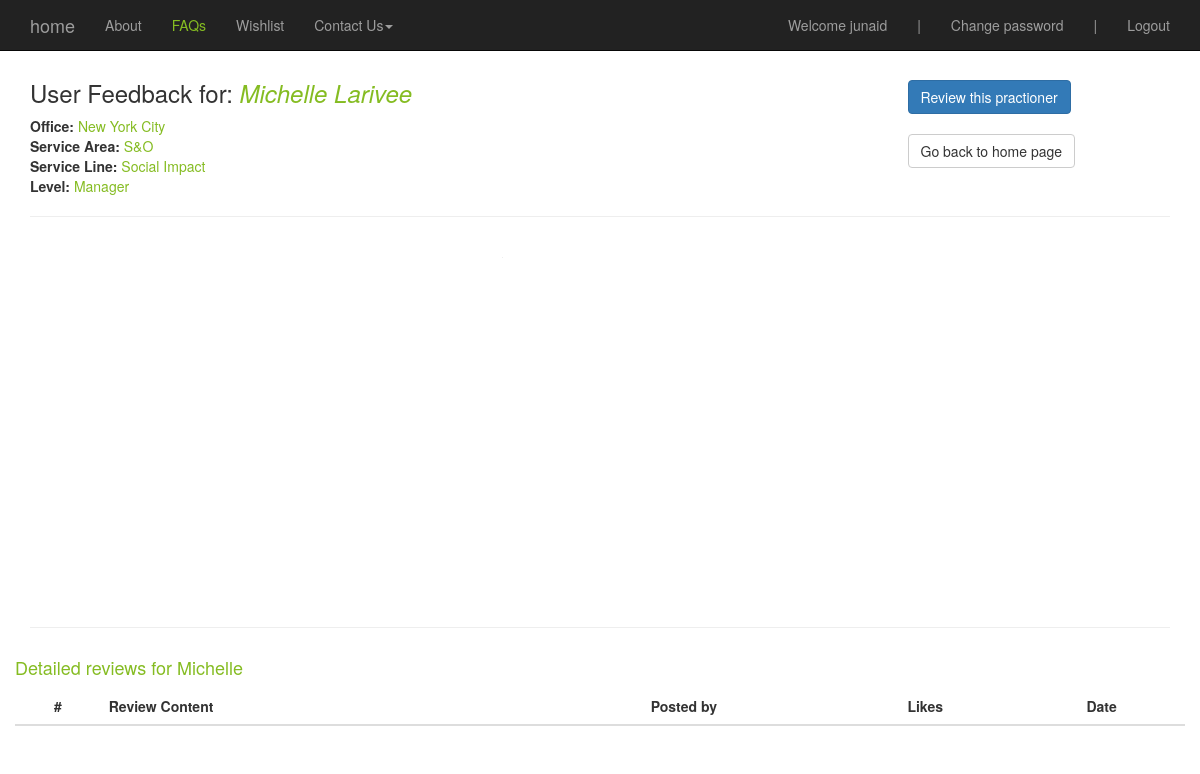
Before: /employees/362/ (signed in) with the older database file.
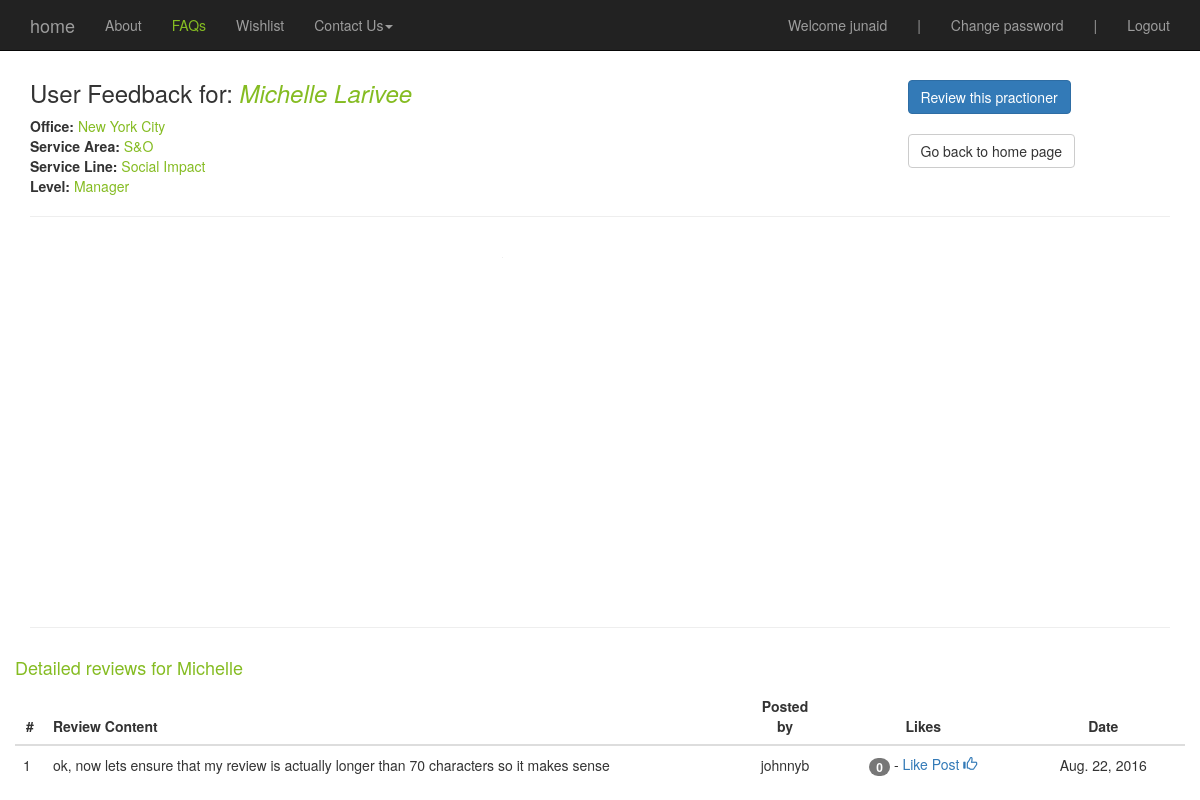
After: the same page with the newer database file.
### reviews/models.py (models this page shows, shortened)
class Review(models.Model):
	user = models.ForeignKey(settings.AUTH_USER_MODEL)
	employee = models.ForeignKey("Employee") #in quotes because model defined later
	length_working = models.PositiveIntegerField(verbose_name="how long have you worked with this person? (months)?")
	ques1 = models.PositiveIntegerField(verbose_name="How nice is this person in their professional interactions (1-5)? (5 = most)?", validators=[MinValueValidator(1), MaxValueValidator(5)])
	ques2 = models.PositiveIntegerField(verbose_name="How competent is this person in their domain of expertise (1-5)? (5 = most)", validators=[MinValueValidator(1), MaxValueValidator(5)])
	ques3 = models.PositiveIntegerField(verbose_name="How much did you learn from this person while working with them (1-5)? (5 = most)", validators=[MinValueValidator(1), MaxValueValidator(5)])
	timestamp = models.DateTimeField(auto_now=False, auto_now_add=True)
	WORK_AGAIN_CHOICES = (
	    ('Y', 'Yes'),
	    ('N', 'No'),
	)
	work_again =  models.CharField(verbose_name="would you work with this person again if you had the choice?",
									max_length=1, choices=WORK_AGAIN_CHOICES, null=False)
	content = models.TextField(verbose_name="Please provide some comments on what it was like to work with this person",
									max_length=1500, validators=[ MinLengthValidator(60, message="Please enter a more impactful review")])
	def __unicode__(self):
		return self.content
	class Meta:
		unique_together = (("user", "employee"),)  #really important - prevents dups

### reviews/views.py (the view)
# urls.py: url(r'^employees/(?P<pk>\d+)/$', emp.employee_detail, name='emp_details'),
@login_required
def employee_detail(request, pk=None):
	instance = get_object_or_404(Employee, pk=pk)
	rev_list = instance.review_set.all() #.order_by("-count('upvotes')")
	rev_list = rev_list.annotate(num_votes=Count('votereview')).order_by('-num_votes')
	rev_count = instance.review_set.count()
	ques1_overall_avg = Review.objects.aggregate(Avg('ques1'))
	ques1_overall_avg = ques1_overall_avg['ques1__avg']
	ques2_overall_avg = Review.objects.aggregate(Avg('ques2'))
	ques2_overall_avg = ques2_overall_avg['ques2__avg']
	ques3_overall_avg = Review.objects.aggregate(Avg('ques3'))
	ques3_overall_avg = ques3_overall_avg['ques3__avg']
	ques1_employee_avg = rev_list.aggregate(Avg('ques1'))
	ques1_employee_avg = ques1_employee_avg['ques1__avg']
	ques2_employee_avg = rev_list.aggregate(Avg('ques2'))
	ques2_employee_avg = ques2_employee_avg['ques2__avg']
	ques3_employee_avg = rev_list.aggregate(Avg('ques3'))
	ques3_employee_avg = ques3_employee_avg['ques3__avg']
	work_again_yes = rev_list.filter(work_again__iexact="Y").aggregate(Count('work_again'))
	work_again_yes =work_again_yes['work_again__count']
	work_again_no = rev_list.filter(work_again__iexact="N").aggregate(Count('work_again'))
	work_again_no =work_again_no['work_again__count']
	context = {
		"review_list": rev_list,
		"rev_count": rev_count,
		"instance": instance,
		"ques1_overall_avg": ques1_overall_avg,
		"ques2_overall_avg": ques2_overall_avg,
		"ques3_overall_avg": ques3_overall_avg,
		"ques1_employee_avg": ques1_employee_avg,
		"ques2_employee_avg": ques2_employee_avg,
		"ques3_employee_avg": ques3_employee_avg,
		"work_again_yes": work_again_yes,
		"work_again_no": work_again_no,
	}
	return render(request, "employee_detail.html", context)

### reviews/models.py (called while the page is built)
	@property
	def full_name(self):
		return ''.join([self.last_name, ', ', self.first_name])

	def __unicode__(self):
		return self.full_name

	def fupvotes(self):
		return super(VoteManager, self).filter(upvotes=True)

### templates/employee_detail.html (shortened to what this page needs)
{% extends "base.html" %}
{% block content %}
 <div class='container'>
 		<div class='row'>
		<div class='col-sm-6'>
		<br>
 		<h3> User Feedback for: <em style="color:#85BC22"> {{instance.first_name}} {{instance.last_name}} </em></h3>
 		<b>Office:</b>	 <z style="color:#85BC22">{{instance.office}}</z><br>
 		<b>Service Area:</b> <z style="color:#85BC22">{{instance.service_area}}</z><br>
 		<b>Service Line:</b> <z style="color:#85BC22">{{instance.service_line}}</z><br>
 		<b>Level:</b> <z style="color:#85BC22">{{instance.level}}</z>
 		</div>
		<div class='col-sm-2 col-sm-offset-3'>
		<br>
		<br>
		<a href='{% url "create_step2" pk=instance.pk %}' class="btn btn-primary" role="button">Review this practioner</a>
		<br>
		<br>
		<a href='{% url "user_homepage" %}' class="btn btn-default" role="button">Go back to home page</a>
		</div>
		</div>
 		<hr/>
 		<div class='row'>
		<div class='col-sm-4'>
	    	<div id="spider_container" style="min-width: 520px; max-width: 600px; height: 370px"></div>
		</div>
		<div class="col-sm-2">
    	</div>
		<div class='col-sm-4'>
	    	<div id="bar_container" style="min-width: 350px; max-width: 350px; height: 370px"></div>
		</div>
		</div>
		<hr/>
	<div class='row'>
	<div class='col-offset-1'>
	<h4 style="color:#85BC22;"> Detailed reviews for {{instance.first_name}} </h4>
		<table class="table">
			      <THEAD>
			        <TR>
			          <TH style="text-align:center">#</TH>
			          <TH style="text-align:left">Review Content</TH>
			          <TH style="text-align:center">Posted by</TH>
			          <TH style="text-align:center">Likes</TH>
			          <TH style="text-align:center">Date</TH>
			        </TR>
			      </THEAD>
			      <TBODY>
			        {% for obj in review_list %}
			        <TR>
			          <TD class="vert-align" width="30">{{ forloop.counter }}</TD>
			          <TD class="vert-align" width="700" >{{obj}}  </TD>
			          <TD class="vert-hor-align" width="80">{{obj.user}}</TD>
			          <TD class="vert-hor-align" >
			          <span class="badge badge-info">{{ obj.votereview.fupvotes.count}} </span> - <a href='{% url "r_vote" pk=instance.pk pk2=obj.pk%}'> Like Post <span class="glyphicon glyphicon-thumbs-up" aria-hidden="true"></span></a> </TD>
			          <TD class="vert-hor-align">{{ obj.timestamp|date}}</TD>
			        {% endfor %}
			        </TR>
			      </TBODY>
			    </TABLE>
	</div>
	</div>
</div>
{% endblock %}

Changed rows visible on the page:
now on this page (row edited): Review: content "ok, now lets ensure that my review is actually longer than 70 characters so it makes sense", user "johnnyb", votereview.fupvotes.count "0", timestamp "Aug. 22, 2016"
